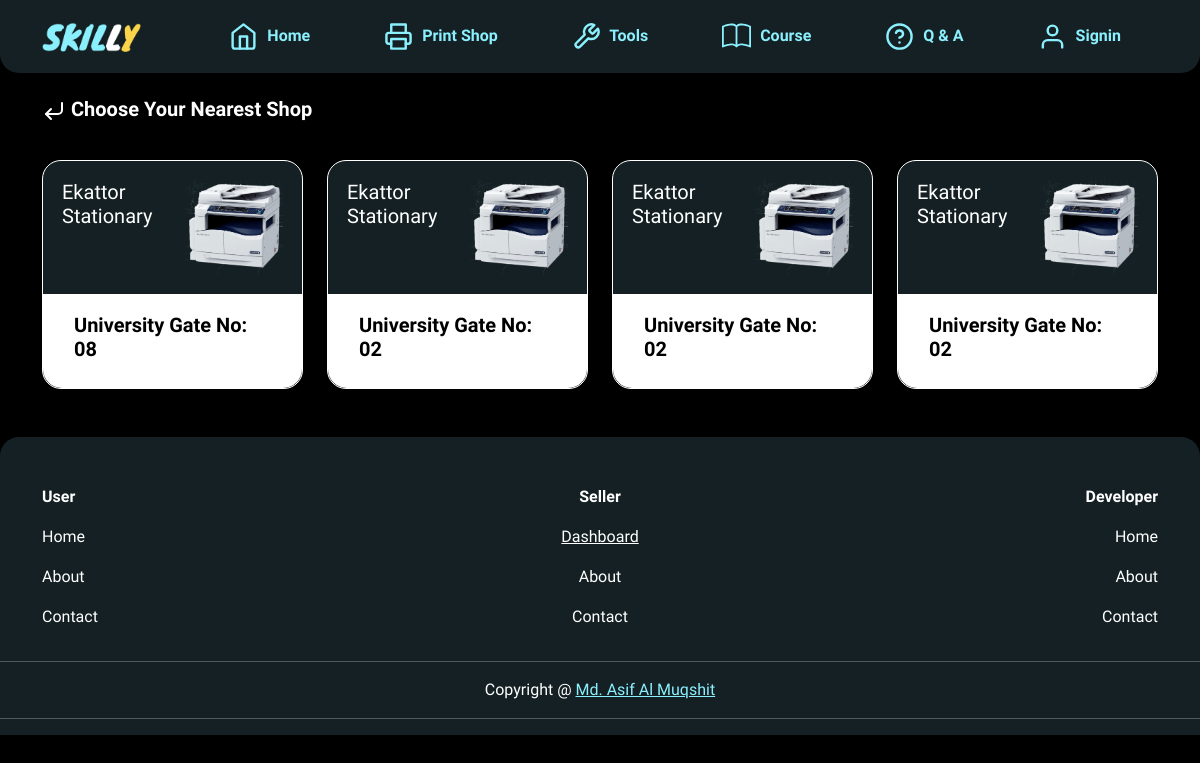
/print_shop, run on the app's committed database.
### home/models.py (models this page shows, shortened)
class ShopList (models.Model):
    shopkeeper = models.CharField (max_length=99, null=True, blank=True)
    username = models.CharField (max_length=99, null=True, blank=True)
    shopname = models.CharField (max_length=99, null=True, blank=True)
    shoplocation = models.CharField (max_length=99, null=True, blank=True)
    description = models.TextField (null=True, blank=True)
    shopphoto=ImageField(upload_to='shop_photo/', null = True, blank = True)

### home/views.py (the view)
# urls.py: path('print_shop', print_shop, name='print_shop'),
def print_shop(request):
    shop = ShopList.objects.all()
    return render(request, "printshop.html", {'shop': shop})

### templates/printshop.html (shortened to what this page needs)
{% extends 'main.html' %} {% load static %} {% block content %}
<div class="container">
  <br />
  <a href="{% url 'home' %}" style="text-decoration: none"
    ><h5 style="text-align: left; color: white">
      <b>
        <svg
          xmlns="http://www.w3.org/2000/svg"
          width="24"
          height="24"
          viewBox="0 0 24 24"
          fill="none"
          stroke="currentColor"
          stroke-width="2"
          stroke-linecap="round"
          stroke-linejoin="round"
          class="feather feather-corner-down-left"
        >
          <polyline points="9 10 4 15 9 20"></polyline>
          <path d="M20 4v7a4 4 0 0 1-4 4H4"></path>
        </svg>
        Choose Your Nearest Shop</b
      >
    </h5></a
  >
  <div class="row">
    {% for shoplist in shop %}
    <div class="col-lg-3 col-md-6 col-sm-12 pdf">
      <a style="text-decoration: none" href="{% url 'SubmitPDF' shoplist.pk %}">
        <div class="shop">
          <div class="row shop-row">
            <div class="col-6">
              <h5>{{ shoplist.shopname }}</h5>
            </div>
            <div class="col-6">
              <img class="img" src="{{ shoplist.shopphoto.url }}" alt="Image" />
            </div>
          </div>
          <div class="row shop-row-bottom">
            <h5 style="color: black"><b>{{ shoplist.shoplocation }}</b></h5>
          </div>
        </div>
      </a>
    </div>
    {% endfor %}
  </div>
</div>
{% endblock content %}

### templates/main.html (style rules this page uses)
* { font-family: "Titillium Web", sans-serif; font-family: "Ubuntu", sans-serif; }
svg { color: black; text-decoration: none; }
.feather-corner-down-left { color: white; }

### templates/printshop.html (style rules this page uses)
.img { width: 100%; height: auto; }
.pdf { margin: auto; margin-top: 29px; }
.shop { width: 100%; height: auto; background-color: #142023; border-radius: 19px; border: 1px solid white; }
.shop-row { padding: 19px; color: white; }
.shop-row-bottom { padding: 19px; background-color: white; border-bottom-right-radius: 19px; border-bottom-left-radius: 19px; margin: 0px; }

### data on the page
ShopList: shopname "Ekattor Stationary", shopphoto (picture), shoplocation "University Gate No: 08"
ShopList: shopname "Ekattor Stationary", shopphoto (picture), shoplocation "University Gate No: 02"
ShopList: shopname "Ekattor Stationary", shopphoto (picture), shoplocation "University Gate No: 02"
ShopList: shopname "Ekattor Stationary", shopphoto (picture), shoplocation "University Gate No: 02"
